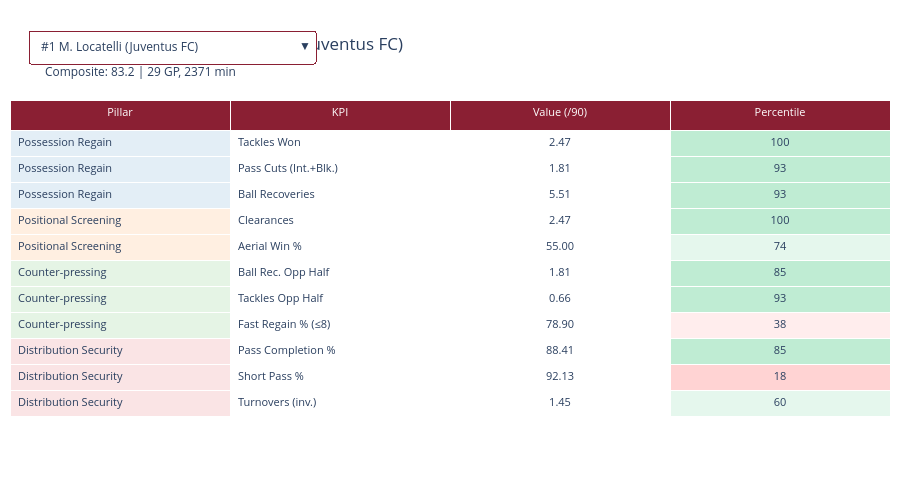

The notebook cell this image was saved under:
### Markdown cell above
## 📋 Player Scouting Card — Quantity & Quality

Select a player from the dropdown to see their full KPI breakdown: raw per-90 value (quantity), percentile rank (quality), and pillar scores. Color-coded by percentile tier.

### Code cell
# ── Player scouting card — dropdown-based ──────────────────────────────────────

qty_qual_pairs = [
    ("tackles_won_p90",       "tackles_won_p90_pct",       "Tackles Won",        "Possession Regain"),
    ("pass_cuts_p90",         "pass_cuts_p90_pct",         "Pass Cuts (Int.+Blk.)", "Possession Regain"),
    ("ball_recoveries_p90",   "ball_recoveries_p90_pct",   "Ball Recoveries",    "Possession Regain"),
    ("clearances_p90",        "clearances_p90_pct",        "Clearances",         "Positional Screening"),
    ("aerial_win_pct",        "aerial_win_pct_pct",        "Aerial Win %",       "Positional Screening"),
    ("ball_rec_opp_half_p90", "ball_rec_opp_half_p90_pct", "Ball Rec. Opp Half", "Counter-pressing"),
    ("tackles_opp_half_p90",  "tackles_opp_half_p90_pct",  "Tackles Opp Half",   "Counter-pressing"),
    ("fast_regain_pct",       "fast_regain_pct_pct",       f"Fast Regain % (≤{FAST_REGAIN_THRESHOLD})", "Counter-pressing"),
    ("pass_completion_pct",   "pass_completion_pct_pct",   "Pass Completion %",  "Distribution Security"),
    ("short_pass_pct",        "short_pass_pct_pct",        "Short Pass %",       "Distribution Security"),
    ("turnovers_p90",         "turnovers_p90_pct",         "Turnovers (inv.)",   "Distribution Security"),
]

pillar_colors = {
    "Possession Regain":     "#1f77b4",
    "Positional Screening":  "#ff7f0e",
    "Counter-pressing":      "#2ca02c",
    "Distribution Security": "#d62728",
}

def pctl_bg(v):
    if pd.isna(v): return "white"
    if v >= 80: return "rgba(0,180,80,0.25)"
    if v >= 60: return "rgba(0,180,80,0.10)"
    if v >= 40: return "white"
    if v >= 20: return "rgba(255,80,80,0.10)"
    return "rgba(255,80,80,0.25)"

def build_player_table(row):
    kpi_names, raw_vals, pct_vals, pillar_names = [], [], [], []
    pct_colors = []
    for raw_c, pct_c, label, pillar in qty_qual_pairs:
        kpi_names.append(label)
        rv = row.get(raw_c, np.nan)
        pv = row.get(pct_c, np.nan)
        raw_vals.append(f"{rv:.2f}" if pd.notna(rv) else "—")
        pct_vals.append(f"{pv:.0f}" if pd.notna(pv) else "—")
        pct_colors.append(pctl_bg(pv))
        pillar_names.append(pillar)

    pillar_cell_colors = [pillar_colors.get(p, "white") for p in pillar_names]
    pillar_fill = [f"rgba({int(c[1:3],16)},{int(c[3:5],16)},{int(c[5:7],16)},0.12)"
                   if c.startswith("#") else "white" for c in pillar_cell_colors]

    return go.Table(
        header=dict(
            values=["Pillar", "KPI", "Value (/90)", "Percentile"],
            fill_color="#8a1f33", font=dict(color="white", size=11),
            align="center", height=30,
        ),
        cells=dict(
            values=[pillar_names, kpi_names, raw_vals, pct_vals],
            fill_color=[pillar_fill, ["white"]*len(kpi_names), ["white"]*len(kpi_names), pct_colors],
            align=["left", "left", "center", "center"],
            font=dict(size=11), height=26,
        ),
    )

fig_card = go.Figure()
player_list_t = ps.sort_values("rank")

for i, (_, row) in enumerate(player_list_t.iterrows()):
    tbl = build_player_table(row)
    tbl.visible = True if i == 0 else False
    fig_card.add_trace(tbl)

buttons_t = []
for i, (_, row) in enumerate(player_list_t.iterrows()):
    vis = [j == i for j in range(len(player_list_t))]
    pillar_summary = (
        f"Regain: {row['pillar_possession_regain']:.0f} | "
        f"Screen: {row['pillar_positional_screening']:.0f} | "
        f"Press: {row['pillar_counter-pressing_v2']:.0f} | "
        f"Distrib: {row['pillar_distribution_security']:.0f}"
    )
    buttons_t.append(dict(
        label=f"#{row['rank']} {row['player_name']} ({row['team_name']})",
        method="update",
        args=[{"visible": vis},
              {"title": f"Scouting Card — #{row['rank']} {row['player_name']} ({row['team_name']})<br>"
                        f"<sub>Composite: {row['composite_score']:.1f} | "
                        f"{row['matches']:.0f} GP, {row['total_minutes']:.0f} min | "
                        f"Poss: {row.get('avg_possession',50):.1f}% | {pillar_summary}</sub>"}],
    ))

first = player_list_t.iloc[0]
fig_card.update_layout(
    title=f"Scouting Card — #1 {first['player_name']} ({first['team_name']})<br>"
          f"<sub>Composite: {first['composite_score']:.1f} | "
          f"{first['matches']:.0f} GP, {first['total_minutes']:.0f} min</sub>",
    height=500, margin=dict(l=10, r=10, t=100, b=10),
    updatemenus=[dict(
        buttons=buttons_t, direction="down", showactive=True,
        x=0.02, xanchor="left", y=1.18, yanchor="top",
        bgcolor="white", bordercolor="#8a1f33",
    )],
)
fig_card.show()
